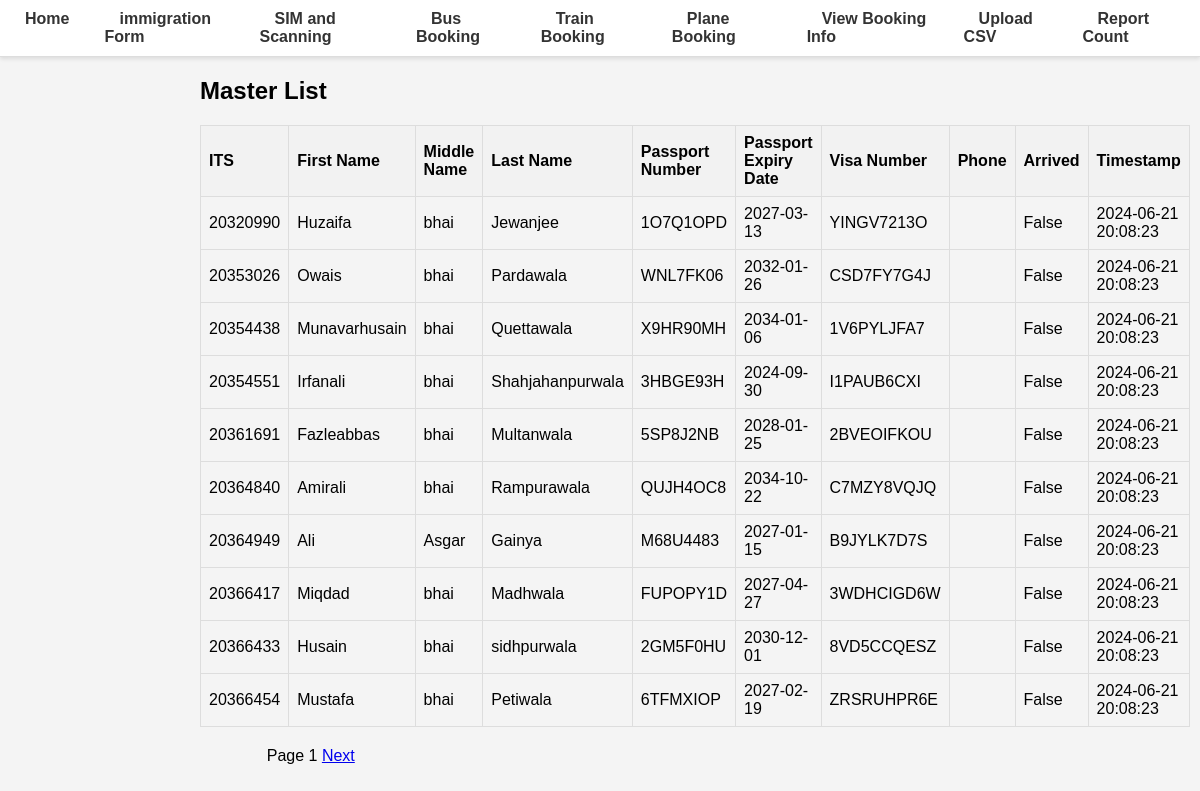
The app's page /masters/, older data.
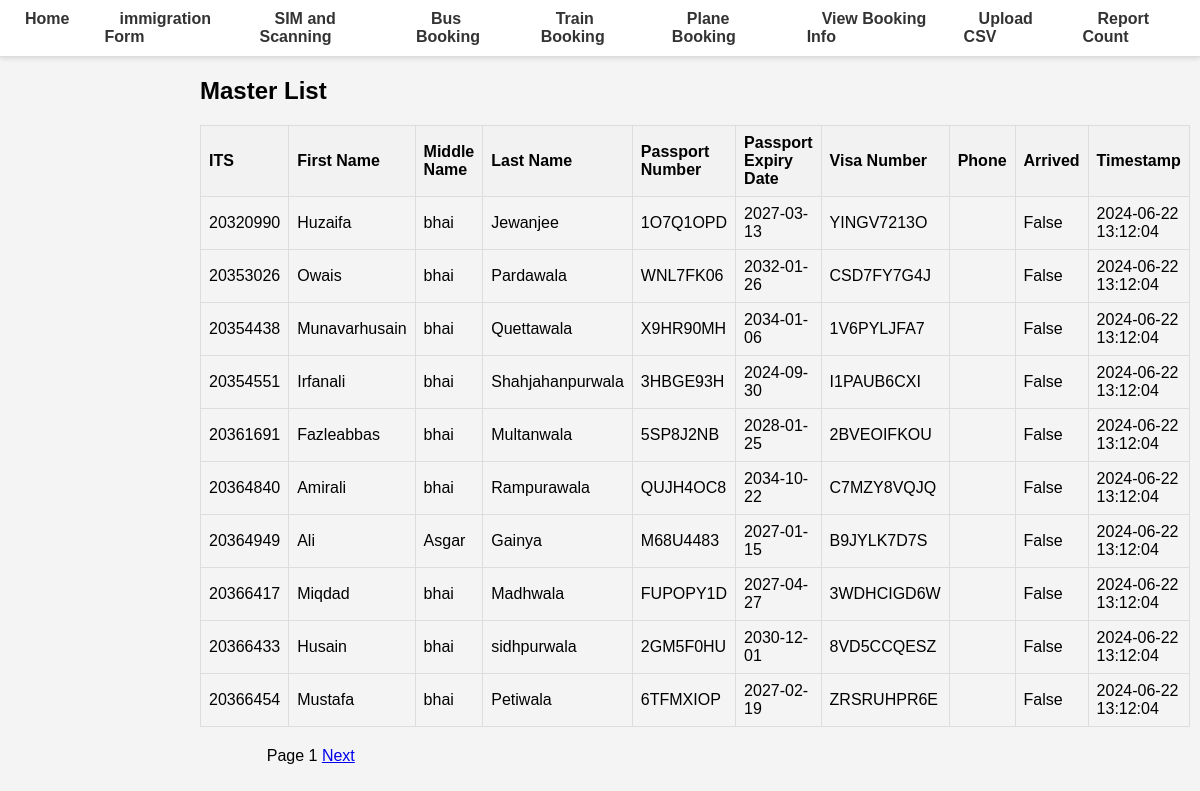
The same page, newer data.
### database.py (models this page shows)
class Master(Base):
    __tablename__ = "master"
    ITS = Column(Integer, primary_key=True, index=True)
    first_name = Column(String)
    middle_name = Column(String)
    last_name = Column(String)
    DOB = Column(Date)
    passport_No = Column(String, unique=True)
    passport_Expiry = Column(Date)
    Visa_No = Column(String, unique=True)
    Mode_of_Transport = Column(String)
    phone = Column(String, nullable=True)
    arrived = Column(Boolean, default=False)
    timestamp = Column(DateTime, default=func.now())

### main.py (the view)
@app.get("/masters/", response_class=HTMLResponse)
async def list_masters(request: Request, page: int = Query(1), db: Session = Depends(get_db)):
    page_size = 10
    offset = (page - 1) * page_size
    masters = db.query(Master).offset(offset).limit(page_size).all()
    total_masters = db.query(func.count(Master.ITS)).scalar()
    return templates.TemplateResponse(
        "masters.html",
        {
            "request": request,
            "masters": masters,
            "page": page,
            "page_size": page_size,
            "total_masters": total_masters
        },
    )

### templates/masters.html (shortened to what this page needs)
{% extends "base.html" %}
{% block content %}
<h2>Master List</h2>
<table>
    <tr>
        <th>ITS</th>
        <th>First Name</th>
        <th>Middle Name</th>
        <th>Last Name</th>
        <th>Passport Number</th>
        <th>Passport Expiry Date</th>
        <th>Visa Number</th>
        <th>Phone</th>
        <th>Arrived</th>
        <th>Timestamp</th>
    </tr>
    {% for master in masters %}
    <tr>
        <td>{{ master.ITS }}</td>
        <td>{{ master.first_name }}</td>
        <td>{{ master.middle_name }}</td>
        <td>{{ master.last_name }}</td>
        <td>{{ master.passport_No }}</td>
        <td>{{ master.passport_Expiry }}</td>
        <td>{{ master.Visa_No }}</td>
        <td>{{ master.phone }}</td>
        <td>{{ master.arrived }}</td>
        <td>{{ master.timestamp }}</td>
    </tr>
    {% endfor %}
</table>
<div>
    <span>Page {{ page }}</span>
    <a href="/masters/?page={{ page + 1 }}" {% if (page * page_size) >= total_masters %}style="visibility:hidden;"{% endif %}>Next</a>
</div>
{% endblock %}

### templates/base.html (shortened to what this page needs)
<!DOCTYPE html>
<html lang="en">
<head>
    <link rel="stylesheet" href="/static/styles.css">
</head>
<body>
    <nav>
        <ul>
            <li><a href="/">Home</a></li>
            <li class="dropdown">
                <a href="/master-form">immigration Form</a>
            </li>
            <li class="dropdown">
                <a href="/mark-as-arrived-form/">SIM and Scanning</a>
            </li>
            <li class="dropdown">
                <a href="/bus-booking/">Bus Booking</a>
            </li>
            <li class="dropdown">
                <a href="/train-booking-form/">Train Booking</a>
            </li>
            <li class="dropdown">
                <a href="/plane-booking-form/">Plane Booking</a>
            </li>
            <li class="dropdown">
                <a href="/view-booking-info/">View Booking Info</a>
            </li>
            <li class="dropdown">
                <a href="/upload-csv/">Upload CSV</a>
            </li>
            <li><a href="/view-count/">Report Count</a></li>
        </ul>
    </nav>
    <div class="container">
        {% block content %}{% endblock %}
    </div>
</body>
</html>

### static/styles.css (style rules this page uses)
body { font-family: Arial, sans-serif; margin: 0; padding: 0; background-color: #f4f4f4; }
nav { background-color: #fff; border-bottom: 1px solid #ddd; padding: 10px; display: flex; justify-content: center; box-shadow: 0 2px 4px rgba(0, 0, 0, 0.1); }
nav ul { list-style: none; margin: 0; padding: 0; display: flex; gap: 20px; }
nav ul li { display: inline; }
nav a { color: #333; text-decoration: none; font-weight: bold; padding: 10px 15px; border-radius: 3px; transition: background-color 0.3s, color 0.3s; }
.container { max-width: 800px; margin: 0 auto; }
table { width: 100%; border-collapse: collapse; margin-bottom: 20px; }
table, th, td { border: 1px solid #ddd; }
th, td { padding: 8px; text-align: left; }
th { background-color: #f2f2f2; }
.dropdown { display: inline-block; }

### templates/base.html (style rules this page uses)
.dropdown { position: relative; display: inline-block; }

Row changes from the older to the newer data that the page shows:
changed Master "Huzaifa": timestamp "2024-06-21 20:08:23" → "2024-06-22 13:12:04"
changed Master "Owais": timestamp "2024-06-21 20:08:23" → "2024-06-22 13:12:04"
changed Master "Munavarhusain": timestamp "2024-06-21 20:08:23" → "2024-06-22 13:12:04"
changed Master "Irfanali": timestamp "2024-06-21 20:08:23" → "2024-06-22 13:12:04"
changed Master "Fazleabbas": timestamp "2024-06-21 20:08:23" → "2024-06-22 13:12:04"
changed Master "Amirali": timestamp "2024-06-21 20:08:23" → "2024-06-22 13:12:04"
changed Master "Ali": timestamp "2024-06-21 20:08:23" → "2024-06-22 13:12:04"
changed Master "Miqdad": timestamp "2024-06-21 20:08:23" → "2024-06-22 13:12:04"
changed Master "Husain": timestamp "2024-06-21 20:08:23" → "2024-06-22 13:12:04"
changed Master "Mustafa": timestamp "2024-06-21 20:08:23" → "2024-06-22 13:12:04"
